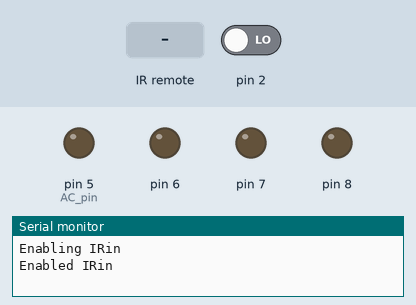
The sketch below on a simulated Arduino Uno, built with avr-gcc and run on an emulated ATmega328P. Parts: output pins drawn as LEDs (lit = HIGH), the last lines printed to the serial monitor. Inputs (shaded band) come from the test bench; at power-on: pin 2 LOW.

Above: at 1.2 s.
1.3 s: infrared code 0x1FE50AF received
At 2.4 s:
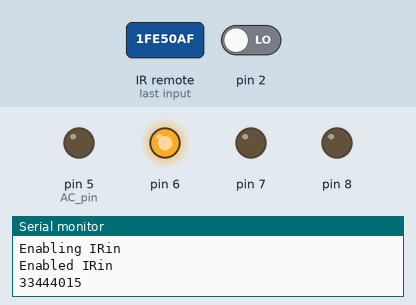
2.8 s: pin 2 driven HIGH
At 3.8 s:
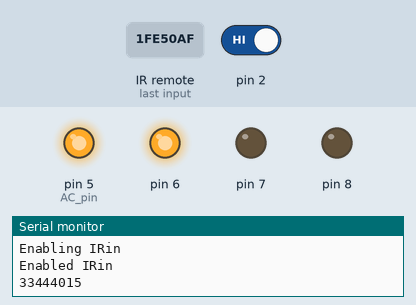
4.3 s: infrared code 0x1FED827 received
At 4.7 s:
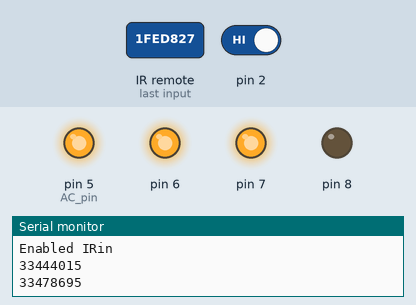
5.8 s: infrared code 0x1FEF807 received
At 7.0 s:
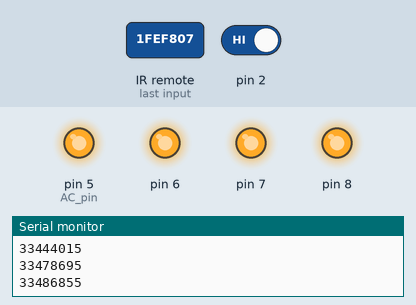
7.3 s: infrared code 0x1FE50AF received
At 8.1 s:
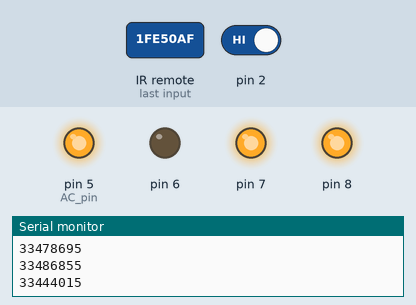
8.8 s: infrared code 0x1FED827 received
At 9.3 s:
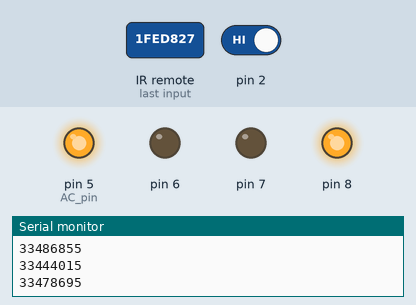
Timing chart, 0 to 11.3 s (numbered marks = the images above; inputs shaded):
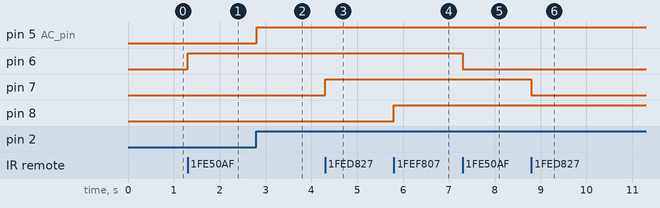

Measured:
- after the input at 1.3 s, pin 6: LOW → HIGH at once
- after the input at 2.8 s, pin 5 (AC_pin): LOW → HIGH at once
- after the input at 4.3 s, pin 7: LOW → HIGH at once
- after the input at 5.8 s, pin 8: LOW → HIGH at once
- after the input at 7.3 s, pin 6: HIGH → LOW at once
- after the input at 8.8 s, pin 7: HIGH → LOW at once

The sketch:

remote_sujan.ino
```cpp
#include "IRremote.h"

int receiver =4,sw1=0,sw2=0,sw3=0;
IRrecv irrecv(receiver);
decode_results results;

#include <TimerOne.h>
volatile int i=0;               // Variable to use as a counter
volatile boolean zero_cross=0;  // Boolean to store a "switch" to tell us if we have crossed zero
int AC_pin = 5;                 // Output to Opto Triac

int dim2 = 0;                   // led control
int dim = 128;                  // Dimming level (0-128)  0 = on, 128 = 0ff
int freqStep = 75;    // This is the delay-per-brightness step in microseconds.

void setup() {
  Serial.begin(9600);
  Serial.println("Enabling IRin");
  irrecv.enableIRIn(); // Start the IR receiver (classic remote)
  Serial.println("Enabled IRin");
  pinMode(AC_pin, OUTPUT);                          // Set the Triac pin as output
  attachInterrupt(0, zero_cross_detect, RISING);    // Attach an Interupt to Pin 2 (interupt 0) for Zero Cross Detection
  Timer1.initialize(freqStep);                      // Initialize TimerOne library for the freq we need
  Timer1.attachInterrupt(dim_check, freqStep);
  pinMode(6,OUTPUT);
  pinMode(7,OUTPUT);
  pinMode(8,OUTPUT);
}

void zero_cross_detect()
{
  zero_cross = true;               // set the boolean to true to tell our dimming function that a zero cross has occured
  i=0;
  digitalWrite(AC_pin, LOW);
}
// Turn on the TRIAC at the appropriate time

void dim_check()
{
  if(zero_cross == true) {
    if(i>=dim) {
      digitalWrite(AC_pin, HIGH);  // turn on light
      i=0;  // reset time step counter
      zero_cross=false;    // reset zero cross detection
    }
    else {
      i++;  // increment time step counter
}}}


void translateIR() // takes action based on IR code received
{
  Serial.println(results.value);
  switch(results.value)
  {

  case 33448095:
    {
   Serial.println("UP");
    if (dim<127)
   {
    dim = dim + 8;
    if (dim>127)
    {
      dim=128; // in vechiul sketch era 127
    }
    }}
    break;

  case 33464415:
    {
    Serial.println("down");
      {
  if (dim>5)
  {
     dim = dim - 8;
  if (dim<0)
    {
      dim=0;  // in vechiul sketch era 1
    } }}}
    break;

    case 33444015:
    {
      if(sw1==0)
      {
        digitalWrite(6,1);
        sw1=1;
      }
      else
      {
        digitalWrite(6,0);
        sw1=0;
      }
    }
    break;

    case 33478695:
    {
      if(sw2==0)
      {
        digitalWrite(7,1);
        sw2=1;
      }
      else
      {
        digitalWrite(7,0);
        sw2=0;
      }
    }
    break;

    case 33486855:
    {
      if(sw3==0)
      {
        digitalWrite(8,1);
        sw3=1;
      }
      else
      {
        digitalWrite(8,0);
        sw3=0;
      }
    }
    break;
  }
  }

void loop() {
 if (irrecv.decode(&results)) // have we received an IR signal?
  {
    translateIR();
    irrecv.resume(); // receive the next value
  }

}
```
